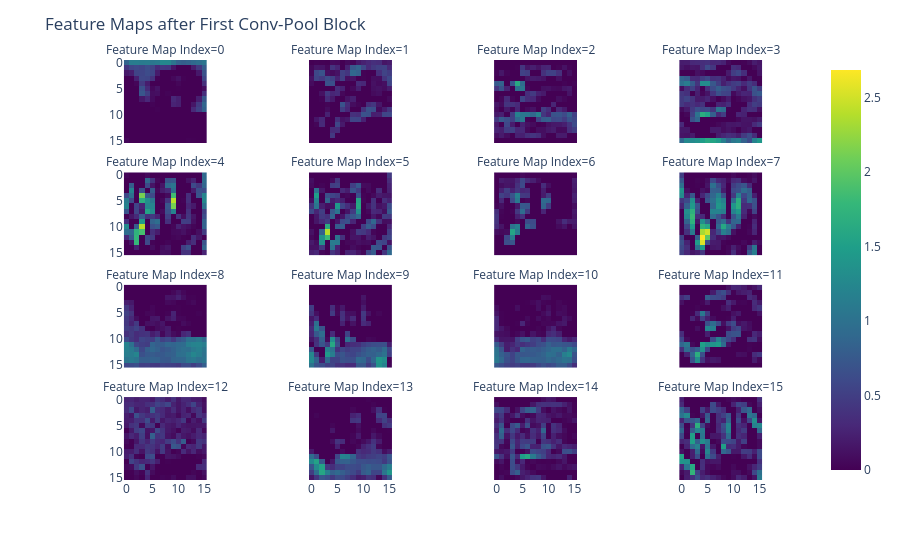

Notebook source saved alongside this figure:
### Markdown cell above
#### 3.4. CNN 내부 들여다보기: 특징 맵 시각화

CNN이 정말 이미지의 특징을 학습하는지 눈으로 직접 확인해 봅시다. 테스트 이미지 하나를 모델의 첫 번째 합성곱 블록에 통과시킨 후, 생성된 16개의 특징 맵을 시각화해 보겠습니다.

### Code cell
# 테스트 데이터에서 이미지 하나 가져오기
dataiter = iter(test_loader)
images, labels = next(dataiter)

# 첫 번째 이미지와 레이블
img = images[0]
label = labels[0]

# 이미지 시각화를 위해 정규화 되돌리기
img_for_show = img / 2 + 0.5
npimg = img_for_show.numpy()
px.imshow(np.transpose(npimg, (1, 2, 0)), title=f"Original Image: {classes[label]}").show()


# 첫 번째 합성곱 블록을 통과한 후의 특징 맵 추출
model.eval()
with torch.no_grad():
    # 모델 입력에 맞게 배치 차원 추가
    feature_maps = model.conv_block1(img.unsqueeze(0).to(device))

feature_maps = feature_maps.squeeze(0).cpu().numpy()

# 16개 특징 맵 시각화
fig = px.imshow(feature_maps, facet_col=0, facet_col_wrap=4,
                labels={'facet_col':'Feature Map Index'},
                color_continuous_scale='viridis')
fig.update_layout(title='Feature Maps after First Conv-Pool Block')
fig.show()

### Figure 1 — Plotly figure (JSON) as saved in the notebook; plotly's stock layout.template omitted (floating-point values rounded to 4 significant figures; data arrays with more than 128 entries replaced by an {"elided": "..."} marker saying what was removed)
{"data": [{"coloraxis": "coloraxis", "hovertemplate": "x: %{x}<br>y: %{y}<br>color: %{z}<extra></extra>", "name": "0", "type": "heatmap", "xaxis": "x13", "yaxis": "y13", "z": {"elided": "16x16 float values"}}, {"coloraxis": "coloraxis", "hovertemplate": "x: %{x}<br>y: %{y}<br>color: %{z}<extra></extra>", "name": "1", "type": "heatmap", "xaxis": "x14", "yaxis": "y14", "z": {"elided": "16x16 float values"}}, {"coloraxis": "coloraxis", "hovertemplate": "x: %{x}<br>y: %{y}<br>color: %{z}<extra></extra>", "name": "2", "type": "heatmap", "xaxis": "x15", "yaxis": "y15", "z": {"elided": "16x16 float values"}}, {"coloraxis": "coloraxis", "hovertemplate": "x: %{x}<br>y: %{y}<br>color: %{z}<extra></extra>", "name": "3", "type": "heatmap", "xaxis": "x16", "yaxis": "y16", "z": {"elided": "16x16 float values"}}, {"coloraxis": "coloraxis", "hovertemplate": "x: %{x}<br>y: %{y}<br>color: %{z}<extra></extra>", "name": "4", "type": "heatmap", "xaxis": "x9", "yaxis": "y9", "z": {"elided": "16x16 float values"}}, {"coloraxis": "coloraxis", "hovertemplate": "x: %{x}<br>y: %{y}<br>color: %{z}<extra></extra>", "name": "5", "type": "heatmap", "xaxis": "x10", "yaxis": "y10", "z": {"elided": "16x16 float values"}}, {"coloraxis": "coloraxis", "hovertemplate": "x: %{x}<br>y: %{y}<br>color: %{z}<extra></extra>", "name": "6", "type": "heatmap", "xaxis": "x11", "yaxis": "y11", "z": {"elided": "16x16 float values"}}, {"coloraxis": "coloraxis", "hovertemplate": "x: %{x}<br>y: %{y}<br>color: %{z}<extra></extra>", "name": "7", "type": "heatmap", "xaxis": "x12", "yaxis": "y12", "z": {"elided": "16x16 float values"}}, {"coloraxis": "coloraxis", "hovertemplate": "x: %{x}<br>y: %{y}<br>color: %{z}<extra></extra>", "name": "8", "type": "heatmap", "xaxis": "x5", "yaxis": "y5", "z": {"elided": "16x16 float values"}}, {"coloraxis": "coloraxis", "hovertemplate": "x: %{x}<br>y: %{y}<br>color: %{z}<extra></extra>", "name": "9", "type": "heatmap", "xaxis": "x6", "yaxis": "y6", "z": {"elided": "16x16 float values"}}, {"coloraxis": "coloraxis", "hovertemplate": "x: %{x}<br>y: %{y}<br>color: %{z}<extra></extra>", "name": "10", "type": "heatmap", "xaxis": "x7", "yaxis": "y7", "z": {"elided": "16x16 float values"}}, {"coloraxis": "coloraxis", "hovertemplate": "x: %{x}<br>y: %{y}<br>color: %{z}<extra></extra>", "name": "11", "type": "heatmap", "xaxis": "x8", "yaxis": "y8", "z": {"elided": "16x16 float values"}}, {"coloraxis": "coloraxis", "hovertemplate": "x: %{x}<br>y: %{y}<br>color: %{z}<extra></extra>", "name": "12", "type": "heatmap", "xaxis": "x", "yaxis": "y", "z": {"elided": "16x16 float values"}}, {"coloraxis": "coloraxis", "hovertemplate": "x: %{x}<br>y: %{y}<br>color: %{z}<extra></extra>", "name": "13", "type": "heatmap", "xaxis": "x2", "yaxis": "y2", "z": {"elided": "16x16 float values"}}, {"coloraxis": "coloraxis", "hovertemplate": "x: %{x}<br>y: %{y}<br>color: %{z}<extra></extra>", "name": "14", "type": "heatmap", "xaxis": "x3", "yaxis": "y3", "z": {"elided": "16x16 float values"}}, {"coloraxis": "coloraxis", "hovertemplate": "x: %{x}<br>y: %{y}<br>color: %{z}<extra></extra>", "name": "15", "type": "heatmap", "xaxis": "x4", "yaxis": "y4", "z": {"elided": "16x16 float values"}}], "layout": {"annotations": [{"font": {}, "showarrow": false, "text": "Feature Map Index=12", "x": 0.1175, "xanchor": "center", "xref": "paper", "y": 0.1975, "yanchor": "bottom", "yref": "paper"}, {"font": {}, "showarrow": false, "text": "Feature Map Index=13", "x": 0.3725, "xanchor": "center", "xref": "paper", "y": 0.1975, "yanchor": "bottom", "yref": "paper"}, {"font": {}, "showarrow": false, "text": "Feature Map Index=14", "x": 0.6275, "xanchor": "center", "xref": "paper", "y": 0.1975, "yanchor": "bottom", "yref": "paper"}, {"font": {}, "showarrow": false, "text": "Feature Map Index=15", "x": 0.8825, "xanchor": "center", "xref": "paper", "y": 0.1975, "yanchor": "bottom", "yref": "paper"}, {"font": {}, "showarrow": false, "text": "Feature Map Index=8", "x": 0.1175, "xanchor": "center", "xref": "paper", "y": 0.465, "yanchor": "bottom", "yref": "paper"}, {"font": {}, "showarrow": false, "text": "Feature Map Index=9", "x": 0.3725, "xanchor": "center", "xref": "paper", "y": 0.465, "yanchor": "bottom", "yref": "paper"}, {"font": {}, "showarrow": false, "text": "Feature Map Index=10", "x": 0.6275, "xanchor": "center", "xref": "paper", "y": 0.465, "yanchor": "bottom", "yref": "paper"}, {"font": {}, "showarrow": false, "text": "Feature Map Index=11", "x": 0.8825, "xanchor": "center", "xref": "paper", "y": 0.465, "yanchor": "bottom", "yref": "paper"}, {"font": {}, "showarrow": false, "text": "Feature Map Index=4", "x": 0.1175, "xanchor": "center", "xref": "paper", "y": 0.7325, "yanchor": "bottom", "yref": "paper"}, {"font": {}, "showarrow": false, "text": "Feature Map Index=5", "x": 0.3725, "xanchor": "center", "xref": "paper", "y": 0.7325, "yanchor": "bottom", "yref": "paper"}, {"font": {}, "showarrow": false, "text": "Feature Map Index=6", "x": 0.6275, "xanchor": "center", "xref": "paper", "y": 0.7325, "yanchor": "bottom", "yref": "paper"}, {"font": {}, "showarrow": false, "text": "Feature Map Index=7", "x": 0.8825, "xanchor": "center", "xref": "paper", "y": 0.7325, "yanchor": "bottom", "yref": "paper"}, {"font": {}, "showarrow": false, "text": "Feature Map Index=0", "x": 0.1175, "xanchor": "center", "xref": "paper", "y": 1, "yanchor": "bottom", "yref": "paper"}, {"font": {}, "showarrow": false, "text": "Feature Map Index=1", "x": 0.3725, "xanchor": "center", "xref": "paper", "y": 1, "yanchor": "bottom", "yref": "paper"}, {"font": {}, "showarrow": false, "text": "Feature Map Index=2", "x": 0.6275, "xanchor": "center", "xref": "paper", "y": 1, "yanchor": "bottom", "yref": "paper"}, {"font": {}, "showarrow": false, "text": "Feature Map Index=3", "x": 0.8825, "xanchor": "center", "xref": "paper", "y": 1, "yanchor": "bottom", "yref": "paper"}], "coloraxis": {"colorscale": [[0, "#440154"], [0.1111, "#482878"], [0.2222, "#3e4989"], [0.3333, "#31688e"], [0.4444, "#26828e"], [0.5556, "#1f9e89"], [0.6667, "#35b779"], [0.7778, "#6ece58"], [0.8889, "#b5de2b"], [1, "#fde725"]]}, "margin": {"t": 60}, "title": {"text": "Feature Maps after First Conv-Pool Block"}, "xaxis": {"anchor": "y", "constrain": "domain", "domain": [0, 0.235], "scaleanchor": "y"}, "xaxis10": {"anchor": "y10", "domain": [0.255, 0.49], "matches": "x", "showticklabels": false}, "xaxis11": {"anchor": "y11", "domain": [0.51, 0.745], "matches": "x", "showticklabels": false}, "xaxis12": {"anchor": "y12", "domain": [0.765, 1.0], "matches": "x", "showticklabels": false}, "xaxis13": {"anchor": "y13", "domain": [0, 0.235], "matches": "x", "showticklabels": false}, "xaxis14": {"anchor": "y14", "domain": [0.255, 0.49], "matches": "x", "showticklabels": false}, "xaxis15": {"anchor": "y15", "domain": [0.51, 0.745], "matches": "x", "showticklabels": false}, "xaxis16": {"anchor": "y16", "domain": [0.765, 1.0], "matches": "x", "showticklabels": false}, "xaxis2": {"anchor": "y2", "domain": [0.255, 0.49], "matches": "x"}, "xaxis3": {"anchor": "y3", "domain": [0.51, 0.745], "matches": "x"}, "xaxis4": {"anchor": "y4", "domain": [0.765, 1.0], "matches": "x"}, "xaxis5": {"anchor": "y5", "domain": [0, 0.235], "matches": "x", "showticklabels": false}, "xaxis6": {"anchor": "y6", "domain": [0.255, 0.49], "matches": "x", "showticklabels": false}, "xaxis7": {"anchor": "y7", "domain": [0.51, 0.745], "matches": "x", "showticklabels": false}, "xaxis8": {"anchor": "y8", "domain": [0.765, 1.0], "matches": "x", "showticklabels": false}, "xaxis9": {"anchor": "y9", "domain": [0, 0.235], "matches": "x", "showticklabels": false}, "yaxis": {"anchor": "x", "autorange": "reversed", "constrain": "domain", "domain": [0, 0.1975]}, "yaxis10": {"anchor": "x10", "domain": [0.535, 0.7325], "matches": "y", "showticklabels": false}, "yaxis11": {"anchor": "x11", "domain": [0.535, 0.7325], "matches": "y", "showticklabels": false}, "yaxis12": {"anchor": "x12", "domain": [0.535, 0.7325], "matches": "y", "showticklabels": false}, "yaxis13": {"anchor": "x13", "domain": [0.8025, 1], "matches": "y"}, "yaxis14": {"anchor": "x14", "domain": [0.8025, 1], "matches": "y", "showticklabels": false}, "yaxis15": {"anchor": "x15", "domain": [0.8025, 1], "matches": "y", "showticklabels": false}, "yaxis16": {"anchor": "x16", "domain": [0.8025, 1], "matches": "y", "showticklabels": false}, "yaxis2": {"anchor": "x2", "domain": [0, 0.1975], "matches": "y", "showticklabels": false}, "yaxis3": {"anchor": "x3", "domain": [0, 0.1975], "matches": "y", "showticklabels": false}, "yaxis4": {"anchor": "x4", "domain": [0, 0.1975], "matches": "y", "showticklabels": false}, "yaxis5": {"anchor": "x5", "domain": [0.2675, 0.465], "matches": "y"}, "yaxis6": {"anchor": "x6", "domain": [0.2675, 0.465], "matches": "y", "showticklabels": false}, "yaxis7": {"anchor": "x7", "domain": [0.2675, 0.465], "matches": "y", "showticklabels": false}, "yaxis8": {"anchor": "x8", "domain": [0.2675, 0.465], "matches": "y", "showticklabels": false}, "yaxis9": {"anchor": "x9", "domain": [0.535, 0.7325], "matches": "y"}}}
